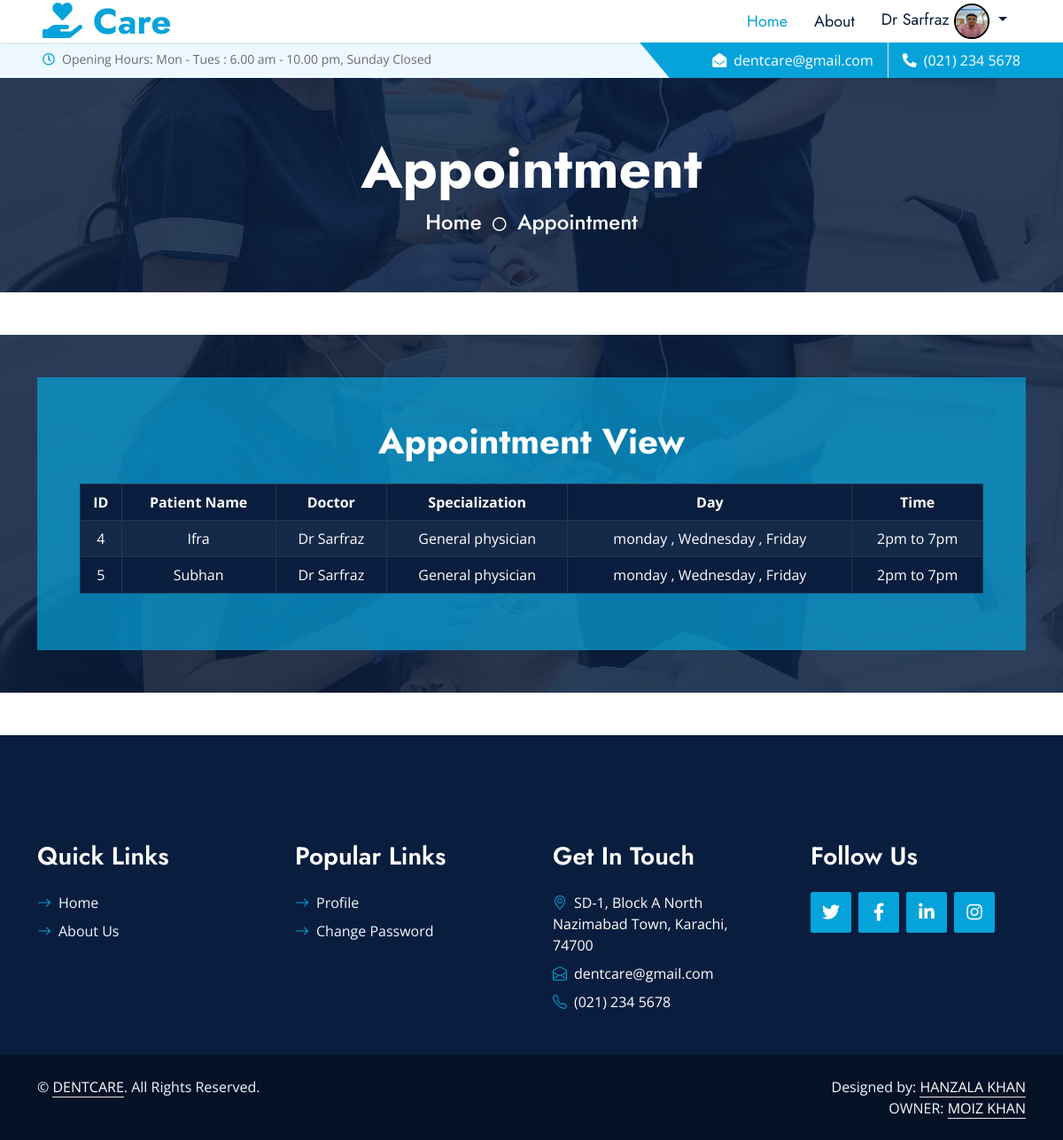
/doctors/index.php (signed in), run on the app's committed database.
### tables this page shows
CREATE TABLE `doctors` (
  `id` int(11) NOT NULL,
  `Dusername` varchar(255) NOT NULL,
  `Demail` varchar(255) NOT NULL,
  `Dpassword` varchar(255) NOT NULL,
  `specialization` varchar(255) NOT NULL,
  `Dcity` int(11) NOT NULL,
  `Days` varchar(255) NOT NULL,
  `Dtime` text NOT NULL,
  `dstatus` tinyint(255) NOT NULL DEFAULT 1,
  `Dimage` varchar(255) NOT NULL
);

CREATE TABLE `appointment` (
  `pid` int(11) NOT NULL,
  `pname` varchar(255) NOT NULL,
  `pemail` varchar(255) NOT NULL,
  `pdoctor` int(255) NOT NULL,
  `pspecialization` varchar(255) NOT NULL,
  `pday` text NOT NULL,
  `ptime` text NOT NULL,
  `pstatus` tinyint(4) NOT NULL DEFAULT 1
);

### doctors/index.php (the view)
<?php
include('../includes/config.php');
include('../includes/navbar.php');
?>
<div class="container-fluid bg-primary py-5 hero-header mb-5">
    <div class="row py-3">
        <div class="col-12 text-center">
            <h1 class="display-3 text-white animated zoomIn">Appointment</h1>
            <a href="" class="h4 text-white">Home</a>
            <i class="far fa-circle text-white px-2"></i>
            <a href="" class="h4 text-white">Appointment</a>
        </div>
    </div>
</div>
<div class="container-fluid bg-primary bg-appointment mb-2 wow fadeInUp" data-wow-delay="0.1s"
    style="margin-top: 20px;">
    <div class="container">
        <div class="row gx-5">
            <div class="col-lg-12 mt-5 mb-5">
                <div class="appointment-form h-100 d-flex flex-column justify-content-center text-center p-5 wow zoomIn"
                    data-wow-delay="0.6s">
                    <h1 class="text-white mb-4">Appointment View</h1>
                    <?php
                    $doctor_name = $_SESSION['doctor'];
                    $sql = "SELECT * FROM appointment as a INNER JOIN doctors as d on a.pdoctor = d.id WHERE d.demail = '$doctor_name'";
                    $result = $connection->query($sql);
                    if ($result->num_rows > 0) {
                        ?>
                        <table class="table table-bordered table-dark table-striped">
                            <thead>
                                <tr>
                                    <th>ID</th>
                                    <th>Patient Name</th>
                                    <th>Doctor</th>
                                    <th>Specialization</th>
                                    <th>Day</th>
                                    <th>Time</th>
                                </tr>
                            </thead>
                            <tbody>
                                <?php
                                while ($row = $result->fetch_assoc()) {
                                    ?>
                                    <tr>
                                        <td>
                                            <?php echo $row['pid'] ?>
                                        </td>
                                        <td>
                                            <?php echo $row['pname'] ?>
                                        </td>
                                        <td>
                                            <?php echo $row['Dusername'] ?>
                                        </td>
                                        <td>
                                            <?php echo $row['specialization'] ?>
                                        </td>
                                        <td>
                                            <?php echo $row['pday'] ?>
                                        </td>
                                        <td>
                                            <?php echo $row['ptime'] ?>
                                        </td>
                                    </tr>
                                    <?php
                                }
                    } else {
                        echo "<h3> No appointments found for this doctor.</h3>";
                    }
                    ?>
                        </tbody>
                    </table>
                </div>
            </div>
        </div>
    </div>
</div>
<?php
include('../includes/footer2.php');
?>

### Includes/navbar.php (shortened to what this page needs)
<!DOCTYPE html>
<html lang="en">
<head>
    <link href="https://cdnjs.cloudflare.com/ajax/libs/font-awesome/5.10.0/css/all.min.css" rel="stylesheet">
    <link href="https://cdn.jsdelivr.net/npm/bootstrap-icons@1.4.1/font/bootstrap-icons.css" rel="stylesheet">
    <link href="../assets/lib/owlcarousel/assets/owl.carousel.min.css" rel="stylesheet">
    <link href="../assets/lib/animate/animate.min.css" rel="stylesheet">
    <link href="../assets/lib/tempusdominus/css/tempusdominus-bootstrap-4.min.css" rel="stylesheet" />
    <link href="../assets/lib/twentytwenty/twentytwenty.css" rel="stylesheet" />
    <link href="../assets/css/bootstrap.min.css" rel="stylesheet">
    <link href="../assets/css/style.css" rel="stylesheet">
</head>
<body>
    <nav class="navbar navbar-expand-lg bg-white navbar-light shadow-sm px-5 py-3 py-lg-0">
        <a href="index.php" class="navbar-brand p-0">
            <h1 class="m-0 text-primary"><i class="fas fa-hand-holding-heart" style="color: #06A3DA;"></i> Care</h1>
        </a>
        <div class="collapse navbar-collapse" id="navbarCollapse">
            <div class="navbar-nav ms-auto py-0">
                <a href="index.php" class="nav-item nav-link active">Home</a>
                <a href="about.php" class="nav-item nav-link">About</a>
            </div>
        </div>
        <?php
        require("../includes/config.php");
        $username = $_SESSION["doctor"];
        $query = "SELECT * FROM `doctors` WHERE `Demail` = '$username'";
        $result = mysqli_query($connection, $query);
        $result1 = mysqli_fetch_assoc($result);
        ?>
        <div class="navbar-nav">
            <li class="dropdown">
                <a href="#" class="nav-link dropdown-toggle" data-toggle="dropdown">
                    <span>
                        <?php echo $result1['Dusername']; ?>
                    </span>
                    <img src="<?php echo '../doctors/doctorimg/' . $result1['Dimage'] ?>" alt="profile Image" height="40px"
                        width="40px" style="border-radius: 50%; border: 2px solid black;">
                </a>
            </li>
        </div>
    </nav>
    <div class="container-fluid bg-light ps-5 pe-0 d-none d-lg-block">
        <div class="row gx-0">
            <div class="col-md-6 text-center text-lg-start mb-2 mb-lg-0">
                <div class="d-inline-flex align-items-center">
                    <small class="py-2"><i class="far fa-clock text-primary me-2"></i>Opening Hours: Mon - Tues : 6.00
                        am - 10.00 pm, Sunday Closed </small>
                </div>
            </div>
            <div class="col-md-6 text-center text-lg-end">
                <div class="position-relative d-inline-flex align-items-center bg-primary text-white top-shape px-5">
                    <div class="me-3 pe-3 border-end py-2">
                        <p class="m-0"><i class="fa fa-envelope-open me-2"></i>dentcare@gmail.com</p>
                    </div>
                    <div class="py-2">
                        <p class="m-0"><i class="fa fa-phone-alt me-2"></i>(021) 234 5678</p>
                    </div>
                </div>
            </div>
        </div>
    </div>

### Includes/footer2.php (shortened to what this page needs)
<div class="container-fluid bg-dark text-light py-5 mt-5 wow fadeInUp" data-wow-delay="0.3s" style="margin-top: -75px;">
    <div class="container pt-5">
        <div class="row g-5 pt-4">
            <div class="col-lg-3 col-md-6">
                <h3 class="text-white mb-4">Quick Links</h3>
                <div class="d-flex flex-column justify-content-start">
                    <a class="text-light mb-2" href="index.php"><i
                            class="bi bi-arrow-right text-primary me-2"></i>Home</a>
                    <a class="text-light mb-2" href="about.php"><i class="bi bi-arrow-right text-primary me-2"></i>About
                        Us</a>
                </div>
            </div>
            <div class="col-lg-3 col-md-6">
                <h3 class="text-white mb-4">Popular Links</h3>
                <div class="d-flex flex-column justify-content-start">
                    <a class="text-light mb-2" href="profile.php"><i
                            class="bi bi-arrow-right text-primary me-2"></i>Profile</a>
                    <a class="text-light mb-2" href="updatepassword.php"><i
                            class="bi bi-arrow-right text-primary me-2"></i>Change Password</a>
                </div>
            </div>
            <div class="col-lg-3 col-md-6">
                <h3 class="text-white mb-4">Get In Touch</h3>
                <a href="https://www.google.com/maps/place/Aptech+Computer+Education+North+Nazimabad+Center/@24.9273733,67.0304531,17z/data=!3m1!4b1!4m6!3m5!1s0x3eb33f90157042d3:0x93d609e8bec9a880!8m2!3d24.9273733!4d67.0330334!16s%2Fg%2F11xyvbmyb?entry=ttu"
                    target="_blank" style="text-decoration: none; color:white;">
                    <p class="mb-2"><i class="bi bi-geo-alt text-primary me-2"></i>SD-1, Block A North Nazimabad Town,
                        Karachi, 74700</p>
                </a>
                <a href="https://mail.google.com/mail/u/0/#inbox?compose=GTvVlcSKkwpTBQgqmfzRLCwkSkBGpPMfmSxprnRQCJTgZNDLGqQdTKkrTlfnzLZBfGZlvmvvDBDnF"
                    target="_blank" style="text-decoration: none; color:white;">
                    <p class="mb-2"><i class="bi bi-envelope-open text-primary me-2"></i>dentcare@gmail.com</p>
                </a>
                <a href="(021) 234 5678" target="_blank" style="text-decoration: none; color:white;">
                    <p class="mb-0"><i class="bi bi-telephone text-primary me-2"></i>(021) 234 5678</p>
                </a>
            </div>
            <div class="col-lg-3 col-md-6">
                <h3 class="text-white mb-4">Follow Us</h3>
                <div class="d-flex">
                    <a class="btn btn-lg btn-primary btn-lg-square rounded me-2" href="https://twitter.com/"
                        target="blank"><i class="fab fa-twitter fw-normal"></i></a>
                    <a class="btn btn-lg btn-primary btn-lg-square rounded me-2" href="https://www.facebook.com/"
                        target="blank"><i class="fab fa-facebook-f fw-normal"></i></a>
                    <a class="btn btn-lg btn-primary btn-lg-square rounded me-2" href="https://www.linkedin.com/"
                        target="blank"><i class="fab fa-linkedin-in fw-normal"></i></a>
                    <a class="btn btn-lg btn-primary btn-lg-square rounded" href="https://www.instagram.com/"
                        target="blank"><i class="fab fa-instagram fw-normal"></i></a>
                </div>
            </div>
        </div>
    </div>
</div>
<div class="container-fluid text-light py-4" style="background: #051225;">
    <div class="container">
        <div class="row g-0">
            <div class="col-md-6 text-center text-md-start">
                <p class="mb-md-0">&copy; <a class="text-white border-bottom" href="#">DENTCARE</a>. All Rights
                    Reserved.</p>
            </div>
            <div class="col-md-6 text-center text-md-end">
                <p class="mb-0">Designed by: <a class="text-white border-bottom" href="">HANZALA KHAN</a><br>
                    OWNER: <a class="text-white border-bottom" href="">MOIZ KHAN</a>
                </p>
            </div>
        </div>
    </div>
</div>
</body>
</html>

### assets/css/style.css (style rules this page uses)
:root { --primary: #06A3DA; --secondary: #F57E57; --light: #EEF9FF; --dark: #091E3E; }
h1, h2, .font-weight-bold { font-weight: 700 !important; }
h3, h4, .font-weight-semi-bold { font-weight: 600 !important; }
.btn { font-family: 'Jost', sans-serif; font-weight: 600; transition: .5s; }
.btn-primary, .btn-secondary { color: #FFFFFF; }
.btn-lg-square { width: 46px; height: 46px; }
.btn-square, .btn-sm-square, .btn-lg-square { padding-left: 0; padding-right: 0; text-align: center; }
.top-shape::before { position: absolute; content: ""; width: 35px; height: 100%; top: 0; left: -17px; background: var(--primary); transform: skew(40deg); }
.navbar-light .navbar-nav .nav-link { font-family: 'Jost', sans-serif; padding: 1px 15px; font-size: 18px; color: var(--dark); outline: none; transition: .5s; }
.navbar-light .navbar-nav .nav-link:hover, .navbar-light .navbar-nav .nav-link.active { color: var(--primary); }
.hero-header { background: linear-gradient(rgba(9, 30, 62, .85), rgba(9, 30, 62, .85)), url(../img/carousel-1.jpg) center center no-repeat; background-size: cover; }
.bg-appointment { background: linear-gradient(rgba(9, 30, 62, .85), rgba(9, 30, 62, .85)), url(../img/carousel-1.jpg) center center no-repeat; background-size: cover; }
.appointment-form { background: rgba(6, 163, 218, .7); }

### data on the page
doctors: Dusername "Dr Sarfraz", Dimage (picture)
appointment: pid "4", pname "Ifra", pdoctor.Dusername "Dr Sarfraz", pdoctor.specialization "General physician", pday "monday , Wednesday , Friday", ptime "2pm to 7pm"
appointment: pid "5", pname "Subhan", pdoctor.Dusername "Dr Sarfraz", pdoctor.specialization "General physician", pday "monday , Wednesday , Friday", ptime "2pm to 7pm"
